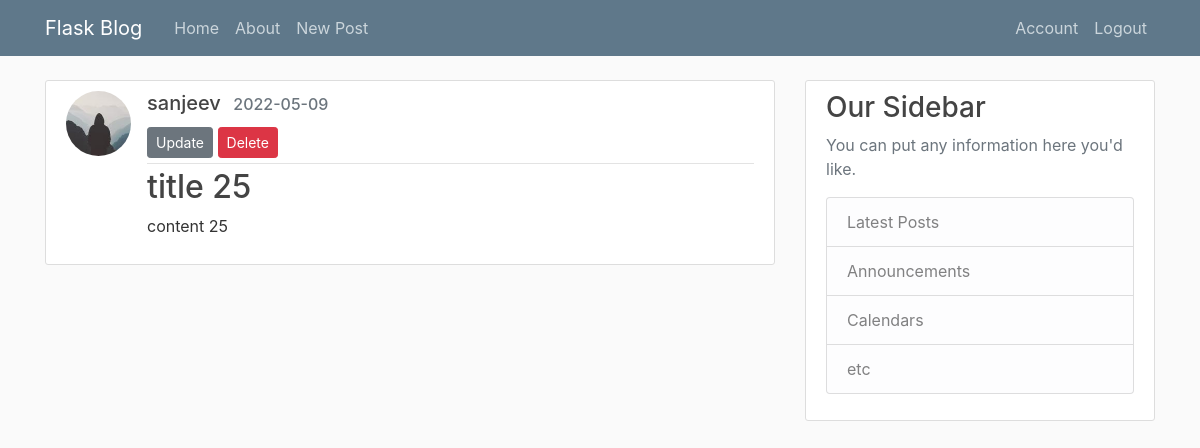
Page /post/29 (signed in) on the committed database.
### flaskblog/models.py (models this page shows, shortened)
class User(db.Model, UserMixin):
    id = db.Column(db.Integer, primary_key=True)
    username = db.Column(db.String(20), unique=True, nullable=False)
    email = db.Column(db.String(120), unique=True, nullable=False)
    image_file = db.Column(db.String(20), nullable=False,
                           default="default.jpg")
    password = db.Column(db.String(60), nullable=False)
    posts = db.relationship("Post", backref="author", lazy=True)

class Post(db.Model):
    id = db.Column(db.Integer, primary_key=True)
    title = db.Column(db.String(120), nullable=False)
    content = db.Column(db.Text, nullable=False,)
    date_posted = db.Column(db.DateTime, nullable=False, default=datetime.utcnow)
    user_id = db.Column(db.Integer, db.ForeignKey("user.id"), nullable=False)

### flaskblog/routes.py (the view)
@app.route("/post/<int:post_id>")
@login_required
def post(post_id):
    post = Post.query.get_or_404(post_id)
    return render_template("post.html", title="Post", post=post)

### flaskblog/models.py (called while the page is built)
@login_manager.user_loader
def load_user(user_id):
    return User.query.get(user_id)

### flaskblog/templates/post.html (shortened to what this page needs)
{% extends "layout.html" %} {% block title %} {{ title }} {% endblock title %}
{% block content %}
<article class="media content-section">
    <img class="rounded-circle article-img" src={{ url_for("static", filename="profile_pic/" + post.author.image_file )
        }}>
    <div class="media-body">
        <div class="article-metadata">
            <h5 class="mr-2" style="display: inline-block">{{ post.author.username }}</h5>
            <h6 class="text-muted" style="display: inline-block">{{ post.date_posted.strftime('%Y-%m-%d') }}</h6>
            {% if post.author.username == current_user.username %}
            <div>
                <a class="btn btn-secondary btn-sm mt-1 mb-1" href="{{ url_for('update_post', post_id=post.id) }}">
                    Update</a>
                <button type="button" class="btn btn-sm btn-danger" data-toggle="modal" data-target="#deleteModal">
                    Delete
                </button>
            </div>
            {% endif %}
        </div>
        <h2 class="article-title">{{ post.title }}</h2>
        <p class="article-content">{{ post.content }}</p>
    </div>
</article>
{% endblock content %}

### flaskblog/static/main.css (style rules this page uses)
body { background: #fafafa; color: #333333; margin-top: 5rem; }
h1, h2, h3, h4, h5, h6 { color: #444444; }
.content-section { background: #ffffff; padding: 10px 20px; border: 1px solid #dddddd; border-radius: 3px; margin-bottom: 20px; }
.article-title { color: #444444; }
.article-content { white-space: pre-line; }
.article-img { height: 65px; width: 65px; margin-right: 16px; }
.article-metadata { padding-bottom: 1px; margin-bottom: 4px; border-bottom: 1px solid #e3e3e3 }

### rows in the picture
User: image_file (picture), author.username "sanjeev"
Post: date_posted "2022-05-09", title "title 25", content "content 25"
